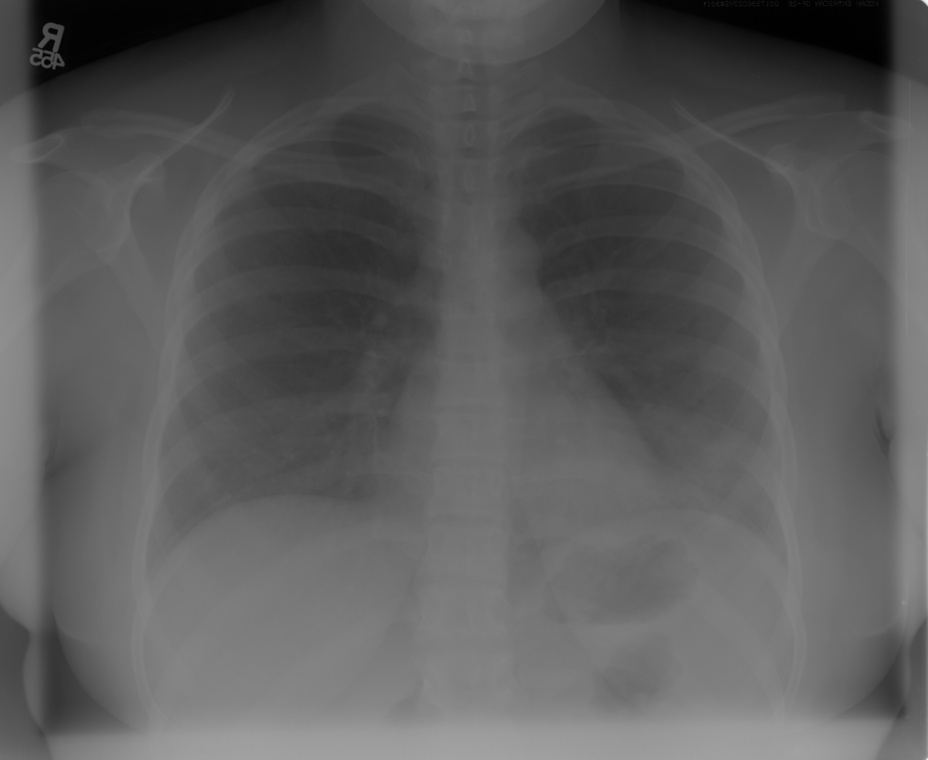
#> input picture XR.jpg, 928 x 760 px, shrunk from 2500 x 2048 before the run
$ python hist_eq.py
#> lines starting #> are read from the running program, lines starting #| are printed output that depends on the picture
#! /usr/bin/python
# -*- coding: utf8 -*-

from PIL import Image
from numpy import empty, zeros, array

# открываем картинку
im = Image.open ("XR.jpg")
#> im is the input picture: PIL image 928x760 RGB; min 0, max 252, mean 91.6

# выделяем память под новое изображение
out = Image.new ("L", im.size)
#> out: PIL image 928x760 L; every value is 0
w, h = im.size
#> w = 928; h = 760

# массив пикселей начального изображения
new = zeros (im.size)
# гистограмма
hist = zeros (256)
# таблица преобразования
trans = zeros (256)

# получаем объекты для удобного доступа к пикселям
im_p = im.load()
out_p = out.load()

# заполняем массив пикселями начального изображения
for x in range (w):

	for y in range (h):

#		если пиксель представлено одним числом, то это ч/б изображение
#		и можно его брать прям так
		if type (im_p[x,y]) is not list and type (im_p[x,y]) is not tuple:

			new[x,y] = im_p [x,y]

#		если пиксель представлен тремя числами и они одинаковые, то это
#		тоже ч/б изображение и можно брать любое из них
		elif len (im_p[x,y]) == 3 and im_p[x,y][0] == im_p[x,y][1] == im_p[x,y][2]:

			new[x,y] = im_p [x,y][0]

#		остался вариант, когда имеем цветное изображение с тремя каналами;
#		используем магию вуду и преобразовываем его в ч/б
		else:

			r,g,b = im_p[x,y]
			new[x,y] = 0.3 * r + 0.59 * g + 0.11 * b

#		сразу считаем гистограмму: сколько пикселей на каждом уровне яркости
		hist[ int(new[x,y]) ] += 1
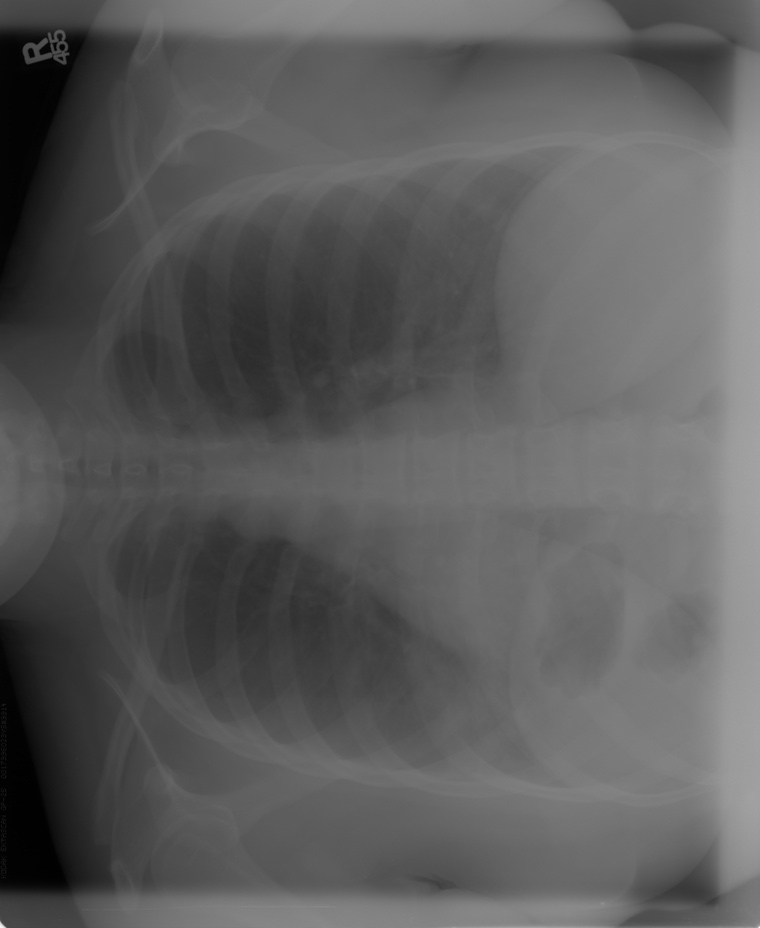
#> new: shape (928, 760) float64; min 0, max 252, mean 91.6
#> after the loop, hist = 256 values, max 9381 at index 107, min 0 at index 166, mean 2755

# таблица трансформации
trans = array ([sum (hist[:i]) for i in range (256)])
#> trans = 256 values from 0 to 705280

# преобразовываем пиксели начального изображения
for x in range (w):

	for y in range (h):

#> (the run stopped early here; a loop or call above may not have finished)

$ run again, with XRx1024.jpg copied over XR.jpg
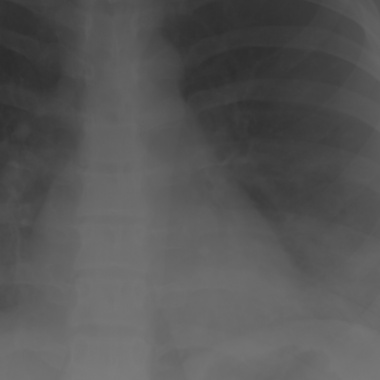
#> input picture XRx1024.jpg, 380 x 380 px, shrunk from 1024 x 1024 before the run
#> im is the input picture: PIL image 380x380 L; min 44, max 124, mean 86.3
#> out: PIL image 380x380 L; every value is 0
#> after the loop `for x in range (w):`:
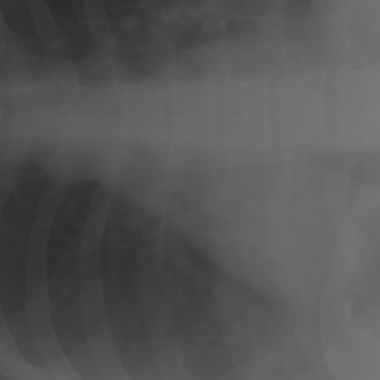
#> new: shape (380, 380) float64; min 44, max 124, mean 86.3
#> after the loop `for x in range (w):`: hist = 256 values, max 4581 at index 107, min 0 at index 0, mean 564.1
#> trans = 256 values from 0 to 144400
